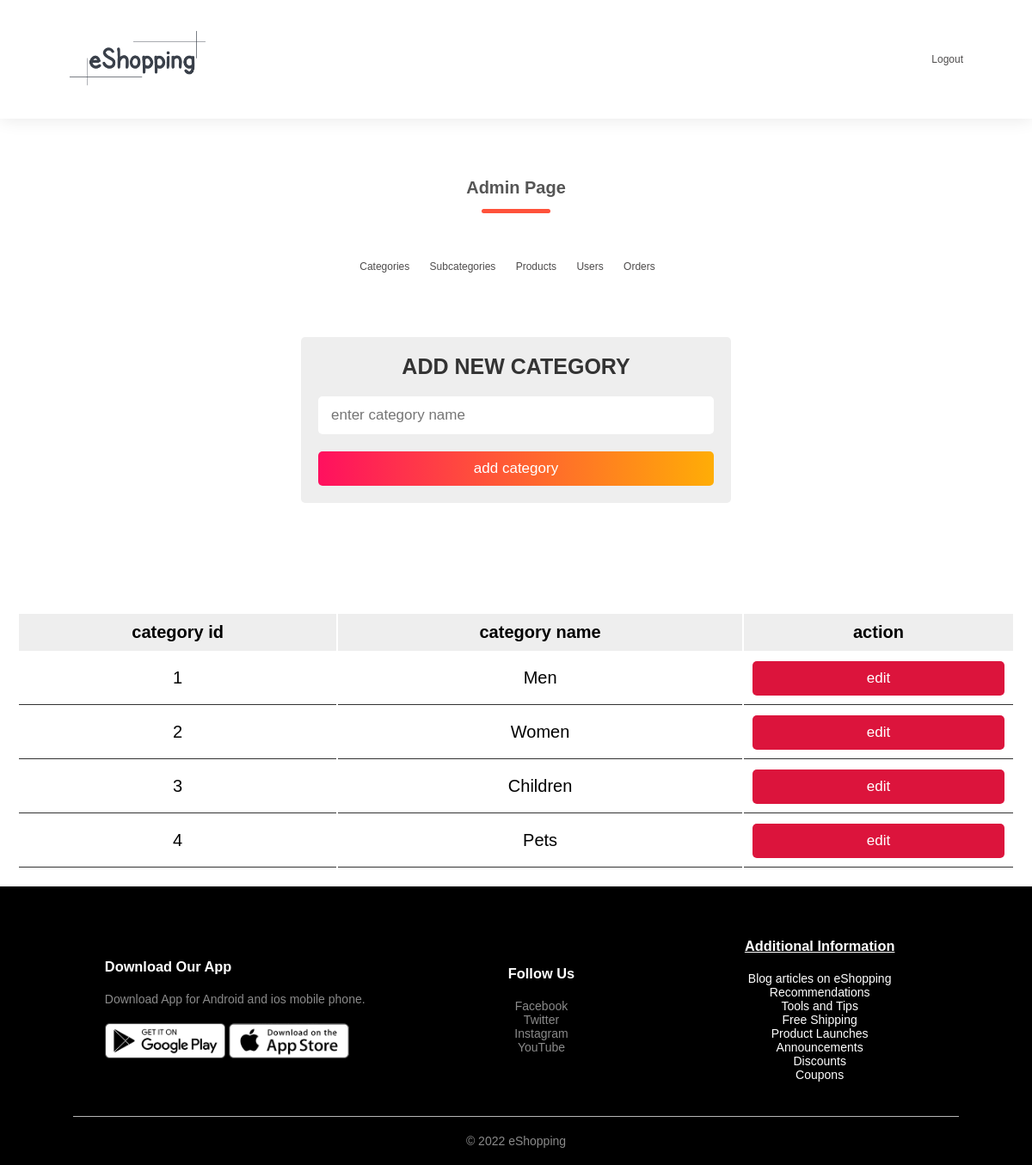
Before: /Account/admin.php with the older database file.
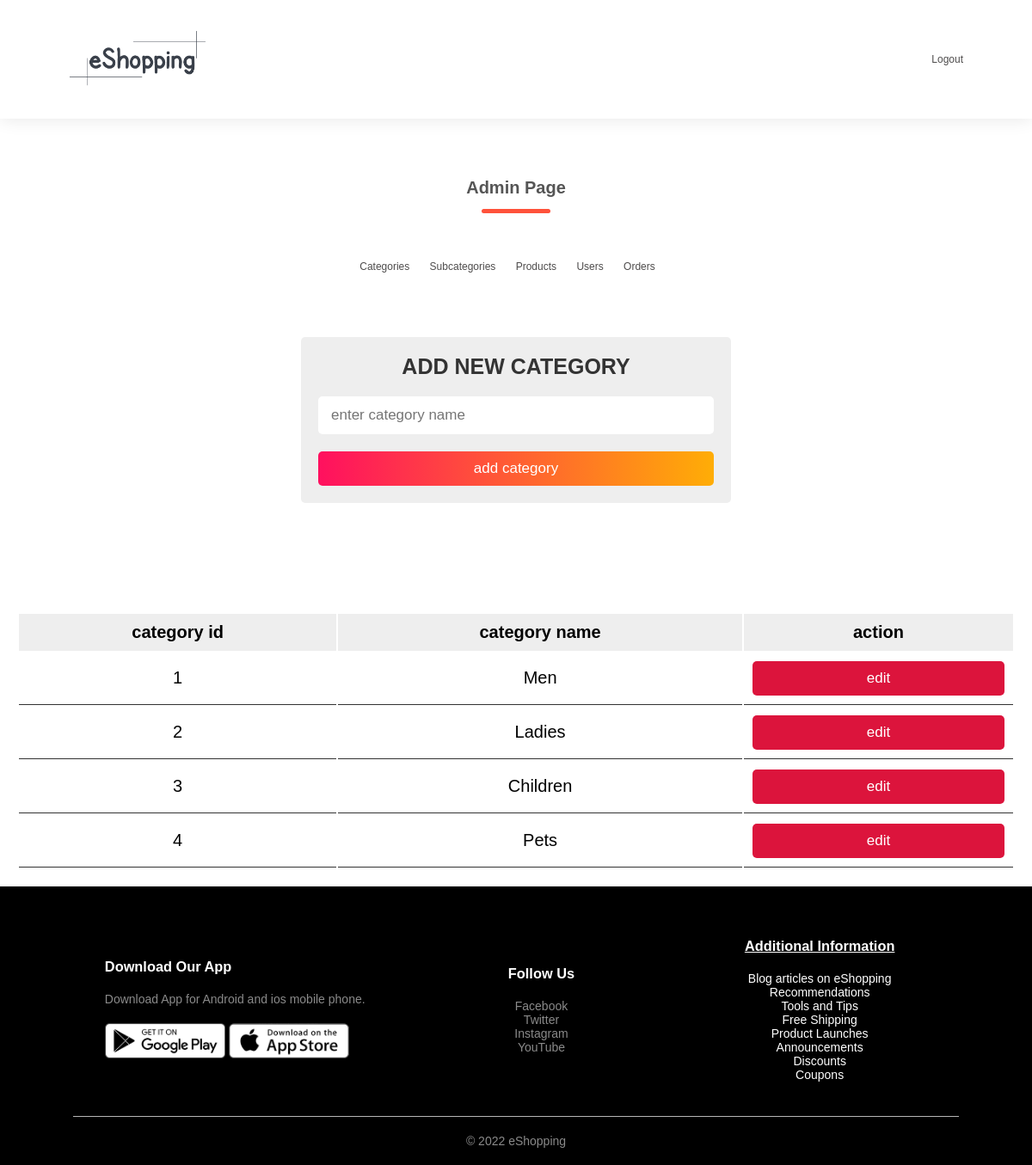
After: the same page with the newer database file.
### tables this page shows
CREATE TABLE `tbl_categories` (
  `category_id` int(11) NOT NULL,
  `category_name` varchar(25) NOT NULL,
  `is_deleted` int(11) NOT NULL
);

### Account/admin.php (the view, shortened to what this page needs)
<?php
   require("connection.php");
?>
<!DOCTYPE html>
<html lang="en">
<head>
    <link rel="stylesheet" href="Admin.css">
</head>
<body>
<div style="" class="header">
    <div class="container1">
    <div class="navbar">
        <div class="logo">
            <img src="../Homepage/Logo.png" width="200px">
        </div>
        <nav>
            <ul id="MenuItems">
                <li><a href="Logout.php">Logout</a></li>
            </ul>
        </nav>
    </div>
    </div>
</div>
<h1 style="margin: 0 auto" class="title">Admin Page</h1>
<div style="margin: 0 auto" class="header1">
    <div class="container">
        <div style="text-align:center" class="navbar1">
                <nav>
                    <ul id="MenuItems">
                        <li><a href="admin_page.php">Categories</a></li>
                        <li><a href="admin_page(Subcategory).php">Subcategories</a></li>
                        <li><a href="admin_page(Products).php">Products</a></li>
                        <li><a href="admin_page(Users).php">Users</a></li>
                        <li><a href="admin_page(Orders).php">Orders</a></li>
                    </ul>
                </nav>
        </div>
    </div>
</div>
<div style="margin: 0 auto" class="container">
   <div style="margin: 0 auto" class="admin-product-form-container">
     <form action="<?php $_SERVER['PHP_SELF'] ?>" method="post" enctype="multipart/form-data">
      <h3>Add new category</h3>
      <input type="text" placeholder="enter category name" name="category_name" class="box">
      <input type="submit" class="btn" name="add_category" value="add category">
     </form>
    </div><br>
    <?php
   $select = mysqli_query($conn, "SELECT * FROM tbl_categories");
   ?>
   <div style="margin: 0 auto" class="product-display">
      <table style="margin: 0 auto" class="product-display-table">
         <thead>
         <tr>
            <th>category id</th>
            <th>category name</th>
            <th>action</th>
         </tr>
         </thead>
         <?php while($row = mysqli_fetch_assoc($select)){ ?>
         <tr>
            <td><?php echo $row['category_id']; ?></td>
            <td><?php echo $row['category_name']; ?></td>
            <td>
               <a href="admin_update.php?edit=<?php echo $row['category_id']; ?>" class="btn"> edit </a>
            </td>
         </tr>
      <?php } ?>
      </table>
   </div>
</div>
<div class="footer">
    <div class="small-container">
        <div class="row">
            <div class="footer-col-1">
                <h3>Download Our App</h3>
                <p>Download App for Android and ios mobile phone.</p>
                <div class="app-logo">
                    <img src="../eShopping/images/play-store.png">
                    <img src="../eShopping/images/app-store.png">
                </div>
            </div>
            <div class="footer-col-4">
                <h3>Follow Us</h3>
                <ul>
                    <li>
                        Facebook
                    </li>
                    <li>
                        Twitter
                    </li>
                    <li>
                        Instagram
                    </li>
                    <li>
                        YouTube
                    </li>
                </ul>
            </div>
            <div class="footer-col-3">
                <h3>Additional Information</h3>
                <ul>
                    <li>
                        <a href="../Content/Blog articles on eShopping.html">Blog articles on eShopping</a>
                    </li>
                    <li>
                        <a href="../Content/Recommendations.html">Recommendations</a>
                    </li>
                    <li>
                        <a href="../Content/Tools%20and%20Tips.html">Tools and Tips</a>
                    </li>
                    <li>
                        <a href="../Offers/Free%20Shipping.html">Free Shipping</a>
                    </li>
                    <li>
                        <a href="../Updates/Product%20Launches.html">Product Launches</a>
                    </li>
                    <li>
                        <a href="../Updates/Announcements.html">Announcements</a>
                    </li>
                    <li>
                        <a href="../Offers/Discounts.html">Discounts</a>
                    </li>
                    <li>
                        <a href="../Offers/Coupons.html">Coupons</a>
                    </li>
                </ul>
            </div>
        </div>
        <hr>
        <p class="copyright">&#169; 2022 eShopping</p>
    </div>
</div>
</body>
</html>

### Account/Admin.css (style rules this page uses)
:root { --green:#27ae60; --black:#333; --white:#fff; --bg-color:#eee; --box-shadow:0 .5rem 1rem rgba(0,0,0,.1); --border:.1rem solid var(--black); }
* { margin: 0; padding: 0; box-sizing: border-box; }
body { font-family: 'Poppins', sans-serif; }
html { font-size: 62.5%; overflow-x: hidden; }
.header { box-shadow: 0 0 20px 0px rgba(0, 0, 0, 0.1); }
.navbar { font-size: 120%; width: 90%; margin: 0; padding: 14.8px 0; display: flex; align-items: center; justify-content: space-between; margin-bottom:50px; margin-left: 60px; }
nav { flex: 1; text-align: right; }
nav ul { display: inline-block; list-style-type: none; }
nav ul li { display: inline-block; margin-right: 20px; position: relative; }
nav ul li a { width:180px; height:60px; text-decoration: none; color: rgb(78, 76, 76); }
.navbar ul li::after { content: ''; height: 3px; width: 0; background: #6a6969; position: absolute; left: 0; bottom: -10px; transition: 0.5s; }
.navbar1 { font-size: 120%; width: 95%; margin: auto; padding: 35px 0; display: flex; align-items: center; justify-content: space-between; }
.navbar1 nav { flex: 1; text-align: center; }
.navbar1 nav ul { display: inline-block; list-style-type: none; }
.navbar1 nav ul li { display: inline-block; margin-right: 20px; position: relative; }
.navbar1 nav ul li a { width:180px; height:60px; text-decoration: none; color: rgb(78, 76, 76); }
.navbar1 ul li::after { content: ''; height: 3px; width: 0; background: #6a6969; position: absolute; left: 0; bottom: -10px; transition: 0.5s; }
a { text-decoration: none; color: rgb(255, 255, 255); }
.title { text-align: center; margin: 0 auto 80px; position: relative; line-height: 60px; color: #555; }
.title::after { content: ''; background: #ff523b; width: 80px; height: 5px; border-radius: 5px; position: absolute; bottom: 0; left: 50%; transform: translateX(-50%); }
.row { display: flex; align-items: center; flex-wrap: wrap; justify-content: space-around; }
.btn { display: block; width: 100%; cursor: pointer; border-radius: .5rem; margin-top: 1rem; font-size: 1.7rem; padding:1rem 3rem; background:linear-gradient(to right,#ff105f,#ffad06); color:var(--white); text-align: center; border:none; }
.container { max-width: 1200px; padding:2rem; margin:0 auto; }
.admin-product-form-container form { max-width: 50rem; margin:0 auto; margin-bottom: 10%; padding:2rem; border-radius: .5rem; background: var(--bg-color); }
.admin-product-form-container form h3 { text-transform: uppercase; color:var(--black); margin-bottom: 1rem; text-align: center; font-size: 2.5rem; }
.admin-product-form-container form .box { width: 100%; border-radius: .5rem; padding:1.2rem 1.5rem; font-size: 1.7rem; margin:1rem 0; background: var(--white); text-transform: none; border:none; }
.product-display { margin:2rem 0; }
.product-display .product-display-table { width: 100%; text-align: center; }
.product-display .product-display-table thead { background: var(--bg-color); }
.product-display .product-display-table th { padding:1rem; font-size: 2rem; }
.product-display .product-display-table td { padding:1rem; font-size: 2rem; border-bottom: var(--border); }
.product-display .product-display-table .btn:first-child { margin-top: 0; }
.product-display .product-display-table .btn:last-child { background: crimson; }
.small-container { max-width: 1080px; margin: auto; padding-left: 25px; padding-right: 25px; }
.footer { background: #000; color: #8a8a8a; font-size: 14px; padding: 60px 0 20px; }
.footer p { color: #8a8a8a; }
.footer h3 { color: #fff; margin-bottom: 20px; }
.footer-col-1, .footer-col-2, .footer-col-3, .footer-col-4 { min-width: 250px; margin-bottom: 20px; }
.footer-col-1 { flex-basis: 30%; }
.footer-col-3, .footer-col-4 { flex-basis: 12%; text-align: center; }
.footer-col-3 h3 { text-decoration: underline; }
ul { list-style-type: none; text-decoration: none; }
.app-logo { margin-top: 20px; }
.app-logo img { width: 140px; }
.footer hr { border: none; background: #b5b5b5; height: 1px; margin: 20px 0; }
.copyright { text-align: center; }

Changed rows visible on the page:
changed tbl_categories id 2: category_name "Women" → "Ladies"
